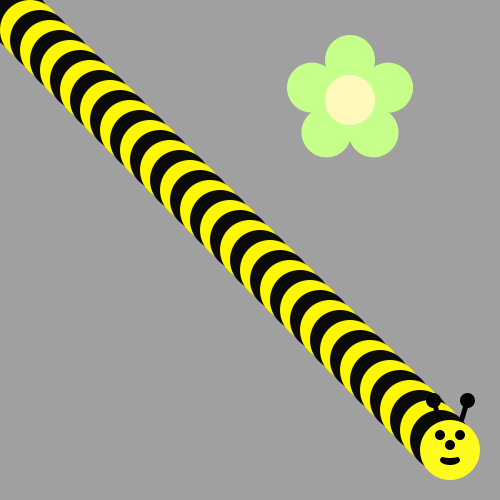
Frame 1 (no input)
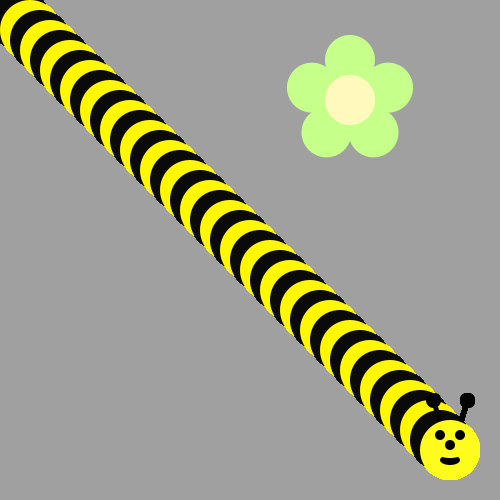
Frame 60 (the mouse pressed at the canvas centre just before this capture)
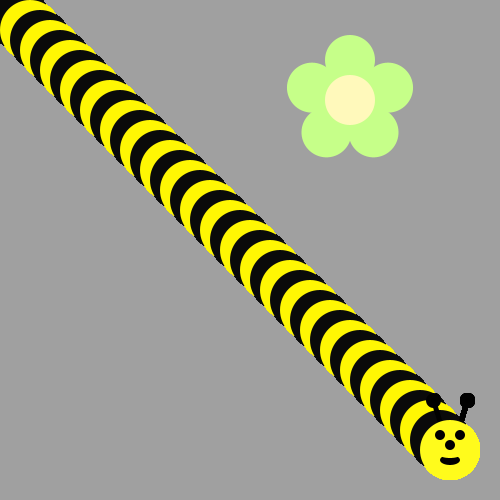
Frame 120 (the mouse held since frame 60 and released just before this capture)

The Processing sketch that drew these frames (run headless with seeded random() and noise(); from frame 60 on, the mouse is pressed at the canvas centre):

// Processing sketch: bumble_bee
// ── bumble_bee.pde

void setup() {
     ellipseMode(CENTER);
     size(500, 500);
     background(160, 160, 160);
     drawFlower(350, 100);
}

void draw() {
  
// First run the program and you should see a flower.  
  
  
/* Then, use a loop to make a body for the Bee! 
(see the image on the recipe, it's a diagonal line of circles)
Use remainder to make the colors alternate between yellow and black
*/



/*
Now put his head on using drawBeeFace(x,y)
*/
for(int i=0;i<=450;i+=10)
{
 if( i%4==0)
{
  fill(#0A0A0A);
ellipse(i,i,60,60);
} 
else if(i==450)
{
 drawBeeFace(i,i); 
}
else
{
fill(#FFF703);
ellipse(i,i,60,60);
}
}
}

/**************   Use these methods but  DON'T CHANGE THE CODE BELOW  **************/

void drawFlower(int x, int y) {
     noStroke();
     translate(x, y);
     // draw 5 petals, rotating after each one
     fill(#c6ff89);      // green
      for (int i = 0; i < 5; i++) {
           ellipse(0, -40, 50, 50);
          rotate(radians(72));
     }
     fill(#fff9bb); // light yellow
     ellipse(0, 0, 50, 50);
} 
void drawBeeFace(int BeeFaceX, int BeeFaceY) {
     noStroke();
     fill(0, 0, 0);
     stroke(1);
     strokeWeight(5);
     line(BeeFaceX-10, BeeFaceY-27, BeeFaceX-17, BeeFaceY-50);
     line(BeeFaceX+10, BeeFaceY-27, BeeFaceX+17, BeeFaceY-50);
     ellipse(BeeFaceX-17, BeeFaceY-50, 10, 10);
     ellipse(BeeFaceX+17, BeeFaceY-50, 10, 10);
     noStroke();
     fill(255, 251, 28);
     ellipse(BeeFaceX, BeeFaceY, 60, 60); // face
     fill(255, 237, 209);
     fill(0,0,0);
      ellipse(BeeFaceX-10, BeeFaceY-15, 10, 10); // eyes
     ellipse(BeeFaceX+10, BeeFaceY-15, 10, 10);
      ellipse(BeeFaceX, BeeFaceY-5, 10, 10); // nose
      ellipse(BeeFaceX, BeeFaceY+10, 20, 10);// mouth
     fill(255, 251, 28);
     ellipse(BeeFaceX, BeeFaceY+5, 20, 6);
}
